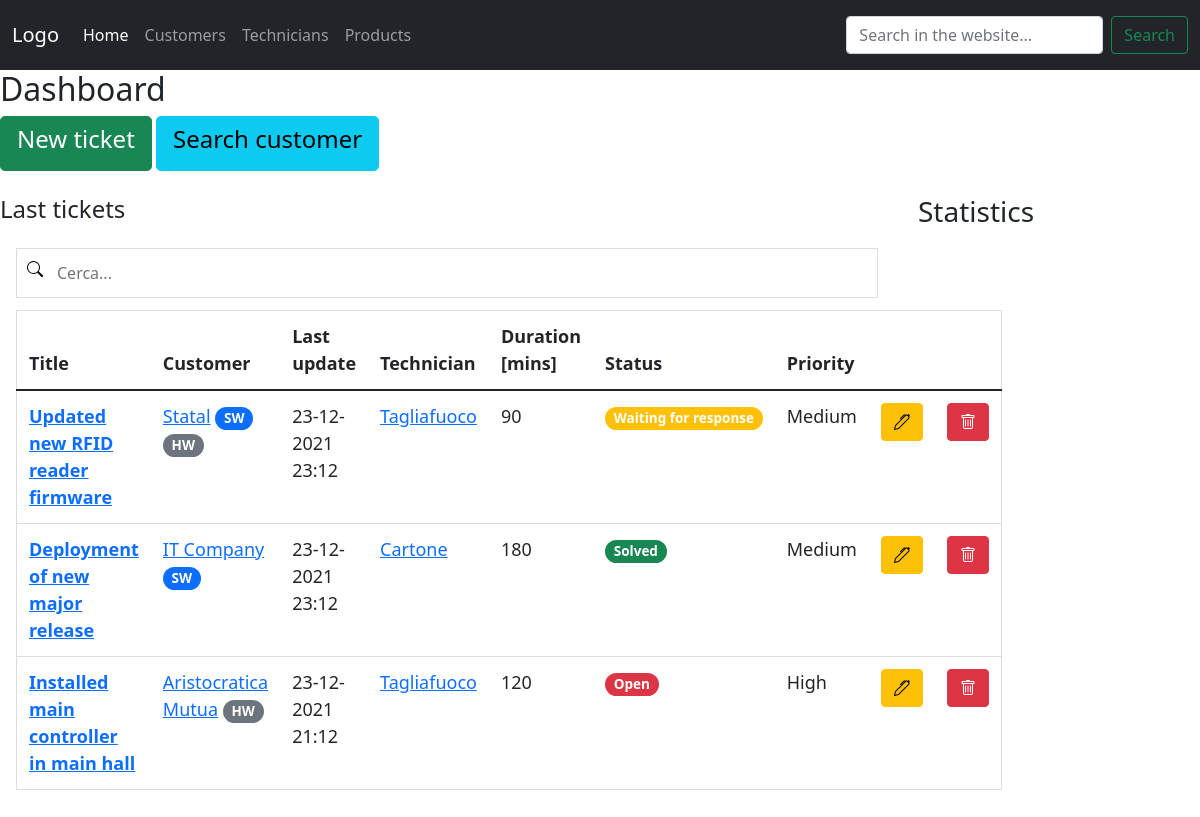
The page / on the database its author committed.
### hotline/models.py (models this page shows, shortened)
class ticket(models.Model):
    customer_id = models.ForeignKey('customer', on_delete=models.PROTECT)
    technician_id = models.ForeignKey('technician', on_delete=models.PROTECT)
    products = models.ManyToManyField('product', blank=True)
    title = models.CharField(max_length=255, blank=True)
    updated_at = models.DateTimeField(auto_now=True)
    notes = models.TextField(blank=True)
    duration = models.IntegerField()
    status_id = models.ForeignKey('status', default='1', on_delete=models.PROTECT)
    priority_id = models.ForeignKey('priority', default='1', on_delete=models.PROTECT)
    created_at = models.DateTimeField(auto_now_add=True)
    order_number = models.IntegerField(null=True, blank=True)

class customer(models.Model):
    name = models.CharField(max_length=255)
    reference = models.CharField(max_length=255)
    reference_phone = models.CharField(max_length=50, null=True, blank=True)
    reference_email = models.CharField(max_length=50, null=True, blank=True)
    address = models.CharField(max_length=255, null=True, blank=True)
    phone = models.CharField(max_length=255, null=True, blank=True)
    sw_contract = BooleanField(default=False)
    hw_contract = BooleanField(default=False)
    def __str__(self):
        return self.name

class technician(models.Model):
    first_name = models.CharField(max_length=50)
    last_name = models.CharField(max_length=50)
    office_phone = models.CharField(max_length=15, null=True, blank=True)
    mobile_phone = models.CharField(max_length=15, null=True, blank=True)
    email = models.CharField(max_length=100, null=True, blank=True)
    department_id = ForeignKey('department', on_delete=models.PROTECT)
    def __str__(self):
        return self.last_name

class status(models.Model):
    STATUS_COLORS = [     # Values from pill badges in Bootstrap
        ('bg-danger','red'),
        ('bg-warning','orange'),
        ('bg-light','white'),
        ('bg-success','green')
    ]
    name = models.CharField(max_length=50, default='pending')
    color = models.CharField(max_length=50, default='red', choices=STATUS_COLORS)
    def __str__(self):
        return self.name

class priority(models.Model):
    PRIORITY_COLORS = [
        ('red', 'Red'),
        ('orange', 'Orange'),
        ('yellow', 'Yellow'),
        ('green', 'Green'),
    ]
    name = models.CharField(max_length=50, default='low')
    color = models.CharField(max_length=50, default='green', choices=PRIORITY_COLORS)
    def __str__(self):
        return self.name

### hotline/views.py (the view)
# urls.py: path('', views.dashboard, name='home'),
def dashboard(request):
    tickets = all_tickets.order_by('-updated_at')
    current_year = datetime.now().year
    context = {
        'tickets': tickets,
        'customers': all_customers,
        'technicians': all_technicians,
        'current_year': current_year
    }
    return render(request, 'hotline/dashboard.html', context)

### hotline/templates/hotline/dashboard.html (shortened to what this page needs)
{% extends 'hotline/home.html' %}
{% block content %}
<h2>Dashboard</h2>
<div class="row">
    <div class="col-4">
        <a href="{% url 'new_ticket' %}" class="btn btn-success btn-lg">
            <h4>New ticket</h4>
        </a>
        <a href="{% url 'customer_list' %}" class="btn btn-info btn-lg">
            <h4>Search customer</h4>
        </a>
    </div>
</div>
<div class="row">
    <div class="col-9">
        <div class="card-title">
            <h4>Last tickets</h4>
        </div>
        <div class="card-body">
            {% include 'hotline/ticket_table.html' %}
        </div>
    </div>
    <div class="col-3">
        <h3>Statistics</h3>
    </div>
</div>
{% endblock %}

### hotline/templates/hotline/ticket_table.html
<input type="text" id="SearchInput" onkeyup="filterTable()" placeholder="Cerca..." title="Type in a name">
<table id="searchableTable" class="table table-responsive table-hover">
    <thead class="thead dark">
        <tr>
            <th scope="col">Title</th>
            <th scope="col">Customer</th>
            <th scope="col">Last update</th>
            <th scope="col">Technician</th>
            <th scope="col">Duration [mins]</th>
            <th scope="col">Status</th>
            <th scope="col">Priority</th>
            <th scope="col"></th>
            <th scope="col"></th>
        </tr>
    </thead>
    <tbody>
        {% for ticket in tickets %}
        <tr>
            <td><a href="{% url 'ticket_detail' ticket.id %}"><b>{{ticket.title}}</b></a></td>
            <td><a href="{% url 'customer_detail' ticket.customer_id.id %}">{{ticket.customer_id}}</a>
                {% if ticket.customer_id.sw_contract == True %}
                <span class="badge rounded-pill bg-primary" data-bs-toogle="tooltip" data-bs-placement="top" title="SOFTWARE maintenance contract for {{current_year}}">SW</span>
                {% endif %}
                {% if ticket.customer_id.hw_contract == True %}
                <span class="badge rounded-pill bg-secondary" data-bs-toogle="tooltip" data-bs-placement="top" title="HARDWARE maintenance contract for {{current_year}}">HW</span>
                {% endif %}
            </td>
            <td>{{ticket.updated_at|date:"d-m-Y H:m"}}</td>
            <td><a href="{% url 'technician_detail' ticket.technician_id.id %}">
                {{ticket.technician_id}}</a></td>
            <td>{{ticket.duration}}</td>
            <td><span class="badge rounded-pill {{ticket.status_id.color}}">{{ticket.status_id}}</span></td>
            <td>{{ticket.priority_id}}</td>
            <td><a href="{% url 'update_ticket' ticket.id %}"><span class="btn btn-warning"><i class="bi bi-pen"></i></span></a></td>
            <td><a href="#"><span class="btn btn-danger"><i class="bi bi-trash"></i></span></a></td>
        </tr>
        {% endfor %}
    </tbody>
</table>

### static/css/style.css (style rules this page uses)
#SearchInput { background-image: url('../images/search.svg'); background-position: 10px 12px; background-repeat: no-repeat; width: 100%; font-size: 16px; padding: 12px 20px 12px 40px; border: 1px solid #ddd; margin-bottom: 12px; }
#searchableTable { border-collapse: collapse; width: 100%; border: 1px solid #ddd; font-size: 18px; }
#searchableTable th, #searchableTable td { text-align: left; padding: 12px; }
#searchableTable tr { border-bottom: 1px solid #ddd; }

### rows shown on the page
ticket: title "Updated new RFID reader firmware", customer_id "Statal", updated_at "23-12-2021 23:12", technician_id "Tagliafuoco", duration "90", status_id "Waiting for response", priority_id "Medium"
ticket: title "Deployment of new major release", customer_id "IT Company", updated_at "23-12-2021 23:12", technician_id "Cartone", duration "180", status_id "Solved", priority_id "Medium"
ticket: title "Installed main controller in main hall", customer_id "Aristocratica Mutua", updated_at "23-12-2021 21:12", technician_id "Tagliafuoco", duration "120", status_id "Open", priority_id "High"
